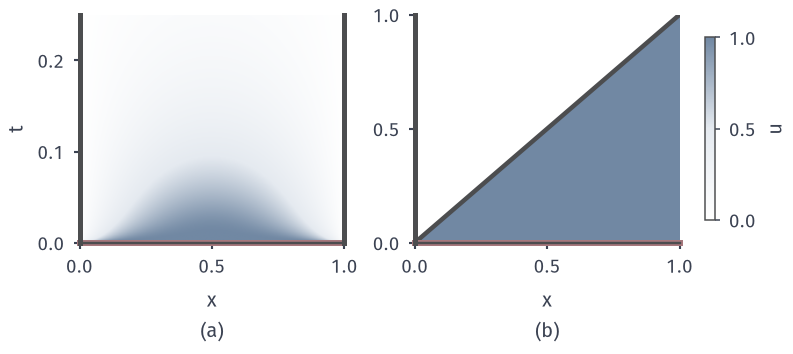

This chart was generated by the following Python code:
from pathlib import Path
import sys
ROOT = next(p for p in Path(__file__).resolve().parents if (p/'build.sh').is_file() and (p/'tex/book.tex').is_file())
sys.path.insert(0, str(ROOT/'figures/06-differential-equations/02-partial-differential-equations/matplotlib/pdeprob-common'))
from pdeprob_common import *
# Target: initial value 1 with boundary value 0: heat equation versus transport with v=1.
fig, axs = figure(width_mm=112, height_mm=50, ncols=2)
x=np.linspace(0,1,301); t=np.linspace(0,.25,301)
K=np.arange(1,2001,2)
# heat: sum 4/(k pi) sin(k pi x) exp(-(k pi)^2 t), odd k
U=np.zeros((t.size,x.size))
S=np.sin(np.outer(K,x)*np.pi)
for i,tt in enumerate(t):
    U[i]=(4/(K*np.pi)*np.exp(-(K*np.pi)**2*tt))@S
U=np.clip(U,0,1)
ax=axs[0]; im=ax.imshow(U,origin='lower',extent=[0,1,0,.25],aspect='auto',cmap=FIELD,vmin=0,vmax=1,interpolation='bilinear')
ax.plot([0,1],[0,0],color=RED,lw=2.4,clip_on=False)
ax.plot([0,0],[0,.25],color=LINE,lw=2.0,clip_on=False); ax.plot([1,1],[0,.25],color=LINE,lw=2.0,clip_on=False)
ax.set_yticks([0,.1,.2]); sub(ax,'a','$x$'); ax.set_ylabel('$t$')
ax=axs[1]; tt=np.linspace(0,1,301); XX,TT=np.meshgrid(x,tt); V=(XX>TT).astype(float)
ax.imshow(V,origin='lower',extent=[0,1,0,1],aspect='auto',cmap=FIELD,vmin=0,vmax=1,interpolation='nearest')
ax.plot([0,1],[0,1],color=LINE,lw=1.8)
ax.plot([0,1],[0,0],color=RED,lw=2.4,clip_on=False); ax.plot([0,0],[0,1],color=LINE,lw=2.0,clip_on=False)
ax.set_yticks([0,.5,1]); sub(ax,'b','$x$')
for ax in axs: style(ax); ax.set_xticks([0,.5,1])
cb=fig.colorbar(im,ax=axs,shrink=.8,aspect=18,pad=.02); cb.set_ticks([0,.5,1]); cb.outline.set_linewidth(.6); cb.ax.tick_params(width=.6,length=2); cb.set_label('$u$')
save(fig, Path(__file__).resolve().parent, 'figure', {'formula':'heat sine series odd k<2001; transport u=1 for x>t else 0'})
